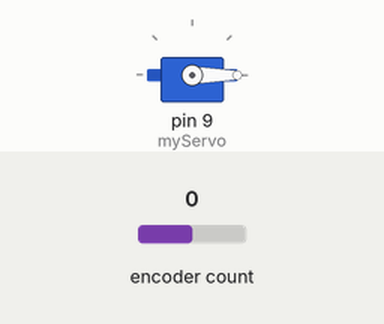
This sketch was run on a simulated Arduino Uno, built with avr-gcc and run on an emulated ATmega328P. On the bench: servo. The inputs (shaded band) are chosen by the test bench; at power-on: encoder count 0.

Above: at 1.2 s.
1.3 s: encoder count set to 1
At 2.1 s:
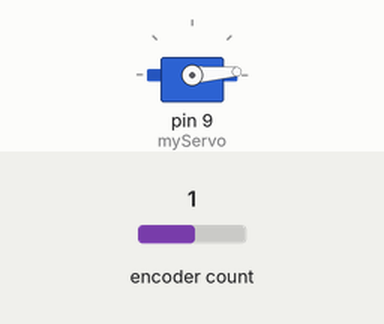
2.8 s: encoder count set to 5
At 3.2 s:
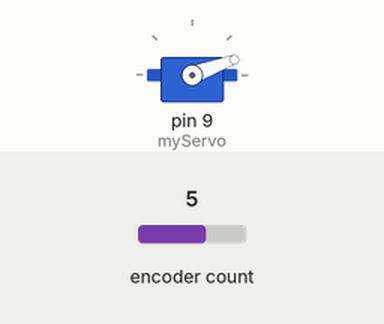
Timing chart, 0 to 5.8 s (numbered marks = the images above; inputs shaded):
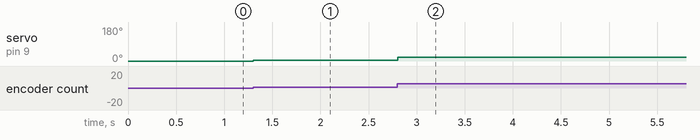

Measured:
- after the input at 1.3 s, servo on pin 9 (myServo): 0° → 4° at once
- after the input at 2.8 s, servo on pin 9 (myServo): 4° → 20° at once

The sketch:

servo_encoder.ino
```cpp
#include <Servo.h>
#include <Encoder.h>

Servo myServo;
//Initialize encoder
Encoder myEncoder(5, 6);

int16_t last, value;

void setup()
{
  // Initialize servo
  myServo.attach(9);
  last = -99;
}

void loop()
{
  // Read data from encoder
  value = myEncoder.read();
  // Reset if value is out of range
  if(value > 179 || value < 0)
  {
    value = 0;
    myEncoder.write(value);
  }

  if(value != last)
  {
   last = value;
   // Disable interrupts
   noInterrupts();
   // Write value to servo
   myServo.write(value);
   // Wait
   delay(15);
   // Enable interrupts
   interrupts();
  }
}
```
